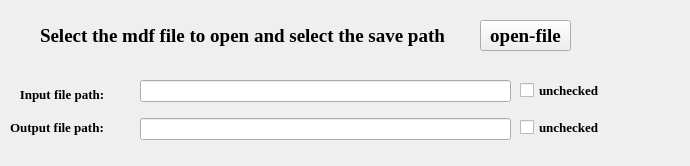
<?xml version="1.0" encoding="UTF-8"?>
<ui version="4.0">
 <class>MainWindow</class>
 <widget class="QMainWindow" name="MainWindow">
  <property name="geometry">
   <rect>
    <x>0</x>
    <y>0</y>
    <width>690</width>
    <height>166</height>
   </rect>
  </property>
  <property name="windowTitle">
   <string>HDU-data_converter-2018-07-21</string>
  </property>
  <widget class="QWidget" name="centralWidget">
   <widget class="QPushButton" name="pushButton">
    <property name="geometry">
     <rect>
      <x>480</x>
      <y>20</y>
      <width>91</width>
      <height>31</height>
     </rect>
    </property>
    <property name="font">
     <font>
      <family>Times New Roman</family>
      <pointsize>14</pointsize>
      <weight>75</weight>
      <bold>true</bold>
     </font>
    </property>
    <property name="text">
     <string>open-file</string>
    </property>
   </widget>
   <widget class="QLabel" name="label">
    <property name="geometry">
     <rect>
      <x>40</x>
      <y>20</y>
      <width>421</width>
      <height>31</height>
     </rect>
    </property>
    <property name="font">
     <font>
      <family>Times New Roman</family>
      <pointsize>14</pointsize>
      <weight>75</weight>
      <bold>true</bold>
     </font>
    </property>
    <property name="text">
     <string>Select the mdf file to open and select the save path</string>
    </property>
   </widget>
   <widget class="QWidget" name="verticalLayoutWidget">
    <property name="geometry">
     <rect>
      <x>520</x>
      <y>70</y>
      <width>160</width>
      <height>80</height>
     </rect>
    </property>
    <layout class="QVBoxLayout" name="verticalLayout">
     <item>
      <widget class="QCheckBox" name="checkBox">
       <property name="font">
        <font>
         <family>Times New Roman</family>
         <pointsize>10</pointsize>
         <weight>75</weight>
         <bold>true</bold>
        </font>
       </property>
       <property name="text">
        <string>unchecked</string>
       </property>
      </widget>
     </item>
     <item>
      <widget class="QCheckBox" name="checkBox_2">
       <property name="font">
        <font>
         <family>Times New Roman</family>
         <pointsize>10</pointsize>
         <weight>75</weight>
         <bold>true</bold>
        </font>
       </property>
       <property name="text">
        <string>unchecked</string>
       </property>
      </widget>
     </item>
    </layout>
   </widget>
   <widget class="QWidget" name="verticalLayoutWidget_2">
    <property name="geometry">
     <rect>
      <x>10</x>
      <y>80</y>
      <width>125</width>
      <height>61</height>
     </rect>
    </property>
    <property name="font">
     <font>
      <family>Times New Roman</family>
      <pointsize>10</pointsize>
      <weight>75</weight>
      <bold>true</bold>
     </font>
    </property>
    <layout class="QVBoxLayout" name="verticalLayout_2">
     <item>
      <widget class="QLabel" name="label_4">
       <property name="font">
        <font>
         <family>Times New Roman</family>
         <pointsize>10</pointsize>
         <weight>75</weight>
         <bold>true</bold>
        </font>
       </property>
       <property name="text">
        <string>   Input file path:</string>
       </property>
      </widget>
     </item>
     <item>
      <widget class="QLabel" name="label_2">
       <property name="font">
        <font>
         <family>Times New Roman</family>
         <pointsize>10</pointsize>
         <weight>75</weight>
         <bold>true</bold>
        </font>
       </property>
       <property name="text">
        <string>Output file path:</string>
       </property>
      </widget>
     </item>
    </layout>
   </widget>
   <widget class="QWidget" name="verticalLayoutWidget_3">
    <property name="geometry">
     <rect>
      <x>140</x>
      <y>70</y>
      <width>371</width>
      <height>81</height>
     </rect>
    </property>
    <layout class="QVBoxLayout" name="verticalLayout_3">
     <item>
      <widget class="QLineEdit" name="lineEdit"/>
     </item>
     <item>
      <widget class="QLineEdit" name="lineEdit_2"/>
     </item>
    </layout>
   </widget>
  </widget>
 </widget>
 <resources/>
 <connections/>
</ui>
